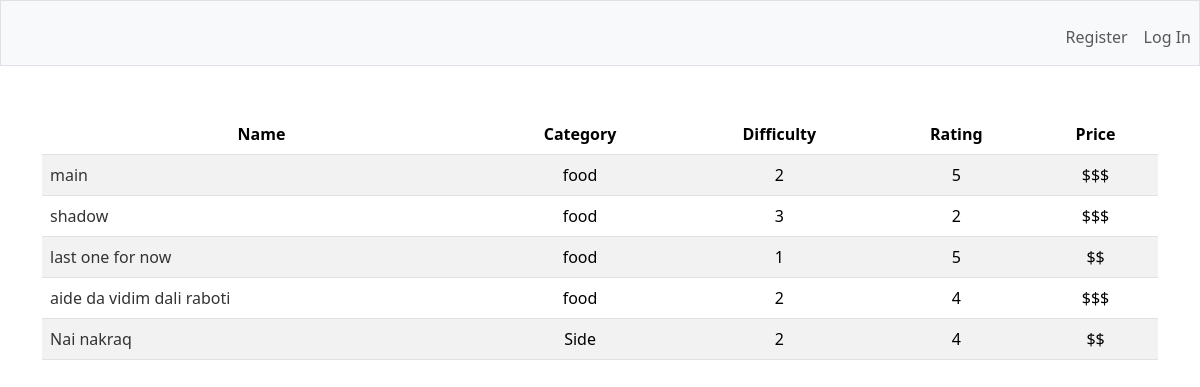
The app's page /browse, older data.
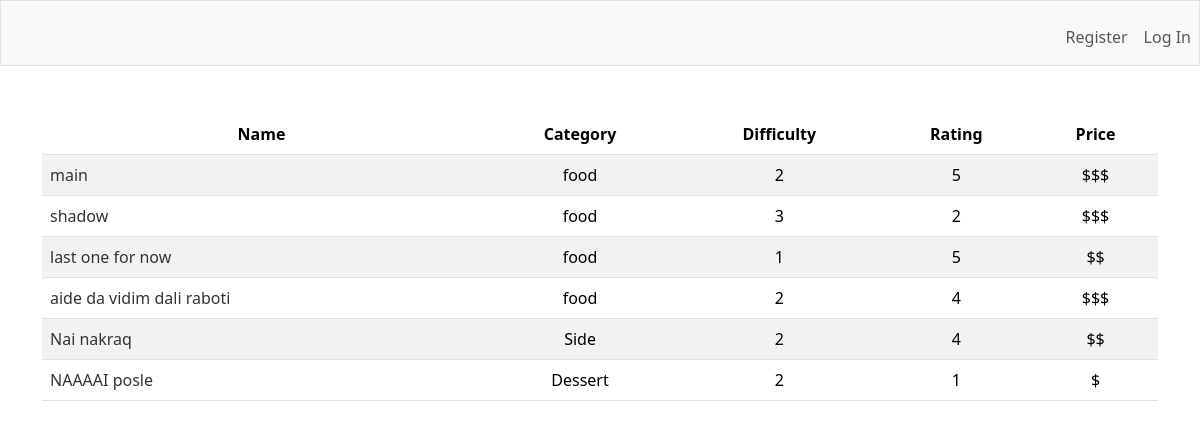
The same page, newer data.
### tables this page shows
CREATE TABLE recipes (
        id INTEGER PRIMARY KEY AUTOINCREMENT,
        user_id INTEGER,
        name TEXT NOT NULL,
        description TEXT,
        total_time INTEGER,
        category TEXT,
        instructions TEXT,
        difficulty INTEGER,
        rating INTEGER,
        price TEXT,
        last_cooked DATE,
        FOREIGN KEY(user_id) REFERENCES users(id)
    );

### app.py (the view)
@app.route('/browse')
def browse():
    rows = g.c.execute('SELECT id, name, category, difficulty, rating, price FROM recipes').fetchall()
    print('AAAAAAAAAAAAAAAA')
    print(rows)
    return render_template('browse.html', rows=rows, columns=BCOLUMNS)

### app.py (called while the page is built)
@app.before_request
def before_request():
    g.db = sqlite3.connect('database.db')
    g.c = g.db.cursor()

@app.teardown_request
def teardown_request(exception):
    db = getattr(g, 'db', None)
    if db is not None:
        db.close()

@app.after_request
def after_request(response):
    response.headers['Cache-Control'] = 'no-cache, no-store, must-revalidate'
    response.headers['Pragma'] = 'no-cache'
    response.headers['Expires'] = '0'
    return response

### templates/browse.html
{% extends "layout.html" %} {% block title %} {% endblock %} {% block main %}
<table class="table table-striped">
  <thead>
    <tr>
      {% for c in columns %}
      <th scope="col">
        {{ c.capitalize() }}
      </th>
      {% endfor %}
    </tr>
  </thead>
  <tbody>
    {% for row in rows: %}
    <tr>
      <td class="text-start">
        <a href="/recipe/{{ row[0] }}">{{ row[1] }}</a>
      </td>
      <td>{{ row[2] }}</td>
      <td>{{ row[3] }}</td>
      <td>{{ row[4] }}</td>
      <td>{{ row[5] }}</td>
    </tr>
    {% endfor %}
  </tbody>
</table>
{% endblock %}

### templates/layout.html (shortened to what this page needs)
<!DOCTYPE html>
<html lang="en">
  <head>
    <link
      href="https://cdn.jsdelivr.net/npm/bootstrap@5.3.2/dist/css/bootstrap.min.css"
      rel="stylesheet"
    />
    <link href="/static/styles.css" rel="stylesheet" />
  </head>
  <body>
    <nav class="bg-light border navbar navbar-expand-md navbar-light">
        <div class="collapse navbar-collapse" id="navbar">
          {% if session["user_id"] %}
          <ul class="navbar-nav me-auto mt-2">
            <li class="nav-item">
              <a class="nav-link" href="/">MyMealGuide</a>
            </li>
            <li class="nav-item"><a class="nav-link" href="/add">Add Recipe</a></li>
            <li class="nav-item"><a class="nav-link" href="/browse">Find Insiration</a></li>
            <li class="nav-item">
              <a class="nav-link" href="/history">History</a>
            </li>
          </ul>
          <ul class="navbar-nav ms-auto mt-2">
            <li class="nav-item">
              <a class="nav-link" href="/logout">Log Out</a>
            </li>
          </ul>
          {% else %}
          <ul class="navbar-nav ms-auto mt-2">
            <li class="nav-item">
              <a class="nav-link" href="/register">Register</a>
            </li>
            <li class="nav-item">
              <a class="nav-link" href="/login">Log In</a>
            </li>
          </ul>
          {% endif %}
        </div>
    </nav>
    <main class="container py-5 text-center">
      {% block main %}{% endblock %}
    </main>
  </body>
</html>

### static/styles.css (style rules this page uses)
a { text-decoration: none; color: #333; }

Row changes from the older to the newer data that the page shows:
added recipes: name "NAAAAI posle", category "Dessert", difficulty "2", rating "1", price "$"
